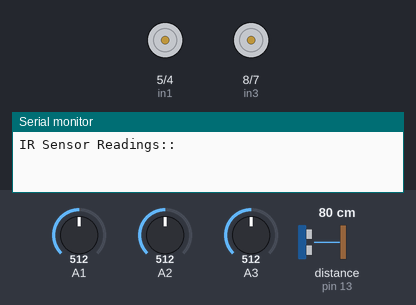
A sketch run on a simulated Arduino Uno, built with avr-gcc and run on an emulated ATmega328P. Parts: motor-driver pin pairs drawn as motors (green arrow = first pin HIGH = forward, orange = second pin HIGH = backward, longer = more drive, scaled by the enable pin), the last lines printed to the serial monitor. The test bench sets the inputs (shaded band); at power-on: distance to the obstacle (sensor on pin 13) 80 cm, A1 = 512, A2 = 512, A3 = 512. The echo pulse lasts 58.3 µs per cm.

Above: at 0.1 s.
At 2.2 s:
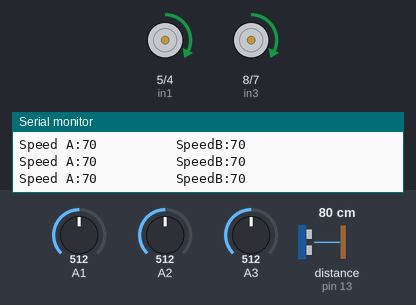
2.3 s: distance to the obstacle (sensor on pin 13) set to 23 cm
5.3 s: distance to the obstacle (sensor on pin 13) set to 18 cm
At 5.8 s:
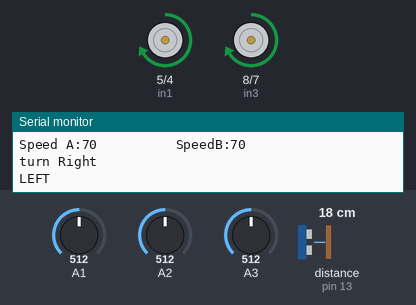
8.3 s: A1 set to 992
11.3 s: A2 set to 992
14.3 s: A2 set to 716
17.3 s: A1 set to 716
Timing chart, 0 to 21.3 s (numbered marks = the images above; inputs shaded):
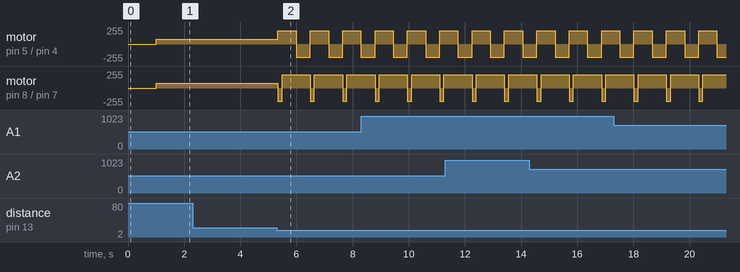

The sketch:

PID_PLease_work__3.ino
```cpp
/*created by Mostafa Zaghloul with a helper library called RedBot.h you can find
 * it on this link https://github.com/sparkfun/RedBot
 *--------------------------- thanks a million ---------------------------------
 *you can find me on
 *FaceBook::https://www.facebook.com/mostafa.zaghlol3
 *Twitter::https://twitter.com/Mostafazaghlul
 *to Contact for hardware or software questions
 */
#include <RedBot.h>
#include <Ultrasonic.h>


//Straight Line Speed [0 --> 255]
int baseSpeedValue = 70;
//Max Speed [0 --> 255]
int maxSpeed = 85;
//Max reverse Speed [0 --> -255]
int reverseSpeed = -165;

//int right_m = 0;
int right_c = 0;
int center = 0;
int left_c = 0;
//int left_m = 0;

void right();
void Stop ();
void left();
void forward();
void back();
void turn_obs(int distance);

//RedBotSensor left_sen = RedBotSensor(A0);
RedBotSensor left_sen_c = RedBotSensor(A1);
RedBotSensor center_sen = RedBotSensor(A2);
RedBotSensor right_sen_c = RedBotSensor(A3);
//RedBotSensor right_sen = RedBotSensor(A4);
//data_sheet
// constants that are used in the code. lineStandard is the level to detect
// if the sensor is on the line or not. If the sensor value is greater than this
// the sensor is above a DARK line.
//
// SPEED sets the nominal speed
//motor A
#define en2 9
#define in3 8
#define in4 7
//motor b
#define en1 3
#define in1 5
#define in2 4
int lineStandard = 800;

//PID parameters
float Kp = 0.095;
float Ki = 0;
float Kd = 0;

int lastError = 0;
 // TRIGGER = 12
 // ECHO = 13
Ultrasonic ultrasonic (12, 13);
int distance;


void setup()
{
  Serial.begin(9600);
  pinMode(in1, OUTPUT);
  pinMode(in2, OUTPUT);
  pinMode(in3, OUTPUT);
  pinMode(in4, OUTPUT);
  pinMode(en1, OUTPUT);
  pinMode(en2, OUTPUT);
  Serial.println("IR Sensor Readings:: ");
  delay(1000);
}

void loop()
{
  // Serial.print(left_sen.read());
  // Serial.print("\t");
  // Serial.print(center_sen.read());
  // Serial.print("\t");
  // Serial.print(right_sen.read());
  // Serial.println();
  distance = ultrasonic.read();
  // Serial.print("Distance in CM: ");
  if(distance == 0){
    distance = 100;
  }
  // Serial.println(distance);
  if(distance <= 20){
    turn();
  }
  // turn_obs(distance);
//data_sheet
  // if on the line drive left and right at the same speed (left is CCW / right is CW)
  if(center_sen.read() < lineStandard)
  {//right
   center = 1;
  }
  if(right_sen_c.read() < lineStandard)
  {//left
    right_c = 1;
  }
  //data_sheet
  // if the line is under the right sensor, adjust relative speeds to turn to the right
  // if(right_sen.read() < lineStandard)
  // {//left
  // right_m = 1;
  // }
  //data_sheet
  // if the line is under the left sensor, adjust relative speeds to turn to the left
  if(left_sen_c.read() < lineStandard)
  {//right
  left_c = 1;
  }
  // if(left_sen.read() < lineStandard)
  // {//right
  // left_m = 1;
  // }
  // int num_of_sensors_on = right_m + right_c + center + left_c + left_m;
  int num_of_sensors_on = right_c + center + left_c;
  int error = (center*0 + right_c *1000  + left_c*(-1000))/num_of_sensors_on;
  PID_control(error);
  // Serial.print(center);
  // Serial.println();
// right_m = 0;
right_c = 0;
center = 0;
left_c = 0;
// left_m = 0;
// Serial.print(right_sen.read());
// Serial.println();
  delay(0);  // add a delay to decrease sensitivity.

}

void PID_control(int error){
  int P = error;
  int I = error + I;
  int D = error - lastError;
  lastError = error;

  int motorSpeedChange = P * Kp + I * Ki + D * Kd;
  int motorSpeedA = baseSpeedValue + motorSpeedChange;
  int motorSpeedB = baseSpeedValue - motorSpeedChange;
  if (motorSpeedA > maxSpeed){
    motorSpeedA = maxSpeed;
  }
  if (motorSpeedB > maxSpeed){
    motorSpeedB = maxSpeed;
  }
  if (motorSpeedA < reverseSpeed){
    motorSpeedA = reverseSpeed;
  }
  if (motorSpeedB < reverseSpeed){
    motorSpeedB = reverseSpeed;
  }
  forward_movement(motorSpeedA, motorSpeedB);
}

void forward_movement(int speedA, int speedB){
if (speedA < 0){ //If we want to reverse
  speedA = 0 - speedA;
  digitalWrite(in1, LOW);
  digitalWrite(in2, HIGH);
}
else{
  digitalWrite(in1, HIGH);
  digitalWrite(in2, LOW);
}

if (speedB < 0){//If we want to reverse
  speedB = 0 - speedB;
  digitalWrite(in3, LOW);
  digitalWrite(in4, HIGH);
}
else{
  digitalWrite(in3, HIGH);
  digitalWrite(in4, LOW);
}

  analogWrite(en1, speedA);

  analogWrite(en2, speedB);
  Serial.print("Speed A:");
  Serial.print(speedA);
  Serial.print("          SpeedB:");
  Serial.print(speedB);
  Serial.println();
}


void right_rev() {
  digitalWrite(in1, LOW);
  digitalWrite(in2, HIGH);
  digitalWrite(in3, HIGH);
  digitalWrite(in4, LOW);
  analogWrite(en1, 80);
  analogWrite(en2, 180);
  Serial.print("RIGHT");
}
void right() {
  digitalWrite(in1, LOW);
  digitalWrite(in2, HIGH);
  digitalWrite(in3, HIGH);
  digitalWrite(in4, LOW);
  analogWrite(en1, 200);
  analogWrite(en2, 200);
  Serial.print("RIGHT");
}

void Stop () {
  digitalWrite(in1, LOW);
  digitalWrite(in2, LOW);
  digitalWrite(in3, LOW);
  digitalWrite(in4, LOW);
  analogWrite(en1, 0);
  analogWrite(en2, 0);

}
void left() {
  digitalWrite(in1, HIGH);
  digitalWrite(in2, LOW);
  digitalWrite(in3, LOW);
  digitalWrite(in4, HIGH);
  analogWrite(en1, 200);
  analogWrite(en2, 200);
  Serial.print("LEFT");}
void left_rev() {
  digitalWrite(in1, HIGH);
  digitalWrite(in2, LOW);
  digitalWrite(in3, LOW);
  digitalWrite(in4, HIGH);
  analogWrite(en1, 180);
  analogWrite(en2, 80);
  Serial.print("LEFT");
}

void forward() {
  digitalWrite(in1, HIGH);
  digitalWrite(in2, LOW);
  digitalWrite(in3, HIGH);
  digitalWrite(in4, LOW);
  analogWrite(en1, 200);
  analogWrite(en2, 200);
}
void back(){
  digitalWrite(in1,LOW);
  digitalWrite(in2,HIGH);
  digitalWrite(in3,LOW);
  digitalWrite(in4,HIGH);
  analogWrite(en1, 100);
  analogWrite(en2, 100);
}

void turn_obs(int distance){
  if(distance <= 10){
      digitalWrite(in1, HIGH);
      digitalWrite(in2, LOW);
      digitalWrite(in3, HIGH);
      digitalWrite(in4, LOW);
      analogWrite(en1, 80);
      analogWrite(en2, 200);
     delay(10000);
      digitalWrite(in1, HIGH);
      digitalWrite(in2, LOW);
      digitalWrite(in3, HIGH);
      digitalWrite(in4, LOW);
      analogWrite(en1, 200);
      analogWrite(en2, 80);
      delay(10000);
  }
}
void turn(){
  Serial.println("turn Right");
  left();
  delay(150);
  forward();
  delay(500);
  right();
  delay(500);
}
```

Measured:
- the behaviour switches between 21 and 20 cm on distance to the obstacle (sensor on pin 13) (found by bisection; images 1 and 2)
- after the input at 5.3 s, motor on pin 5 (in1) / pin 4 (in2): alternates forward 200/255 for 0.65 s and backward 200/255 for 0.50 s, starting at once; motor on pin 8 (in3) / pin 7 (in4): alternates forward 200/255 for 1.0 s and backward 200/255 for 0.15 s, starting at once
